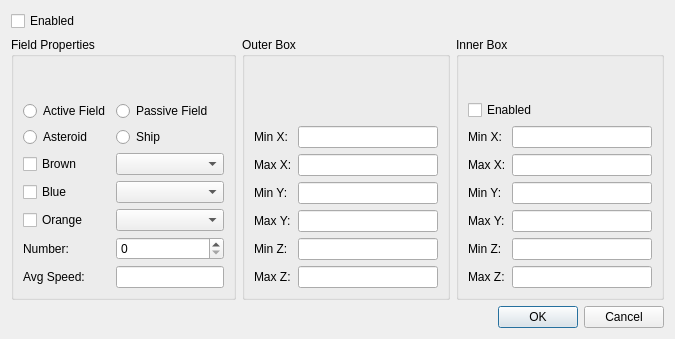
<?xml version="1.0" encoding="UTF-8"?>
<ui version="4.0">
 <class>fso::fred::dialogs::AsteroidEditorDialog</class>
 <widget class="QDialog" name="fso::fred::dialogs::AsteroidEditorDialog">
  <property name="geometry">
   <rect>
    <x>0</x>
    <y>0</y>
    <width>675</width>
    <height>339</height>
   </rect>
  </property>
  <property name="sizePolicy">
   <sizepolicy hsizetype="Preferred" vsizetype="Preferred">
    <horstretch>0</horstretch>
    <verstretch>0</verstretch>
   </sizepolicy>
  </property>
  <property name="minimumSize">
   <size>
    <width>0</width>
    <height>0</height>
   </size>
  </property>
  <property name="windowTitle">
   <string>Debris Field Editor</string>
  </property>
  <layout class="QGridLayout" name="gridLayout">
   <item row="0" column="0">
    <widget class="QCheckBox" name="enabled">
     <property name="text">
      <string>Enabled</string>
     </property>
    </widget>
   </item>
   <item row="1" column="0">
    <layout class="QHBoxLayout" name="mainLayout">
     <item>
      <widget class="QGroupBox" name="fieldProperties">
       <property name="enabled">
        <bool>true</bool>
       </property>
       <property name="accessibleName">
        <string>Field Properties</string>
       </property>
       <property name="title">
        <string>Field Properties</string>
       </property>
       <layout class="QGridLayout" name="gridLayout_4">
        <item row="2" column="0">
         <widget class="QRadioButton" name="radioButtonActiveField">
          <property name="text">
           <string>Active Field</string>
          </property>
          <attribute name="buttonGroup">
           <string notr="true">radioActivePassive</string>
          </attribute>
         </widget>
        </item>
        <item row="2" column="2">
         <widget class="QRadioButton" name="radioButtonPassiveField">
          <property name="text">
           <string>Passive Field</string>
          </property>
          <attribute name="buttonGroup">
           <string notr="true">radioActivePassive</string>
          </attribute>
         </widget>
        </item>
        <item row="4" column="0">
         <widget class="QRadioButton" name="radioButtonAsteroid">
          <property name="text">
           <string>Asteroid</string>
          </property>
          <attribute name="buttonGroup">
           <string notr="true">radioAsteroidShip</string>
          </attribute>
         </widget>
        </item>
        <item row="4" column="2">
         <widget class="QRadioButton" name="radioButtonShip">
          <property name="text">
           <string>Ship</string>
          </property>
          <attribute name="buttonGroup">
           <string notr="true">radioAsteroidShip</string>
          </attribute>
         </widget>
        </item>
        <item row="6" column="0">
         <widget class="QCheckBox" name="checkBoxBrown">
          <property name="text">
           <string>Brown</string>
          </property>
         </widget>
        </item>
        <item row="8" column="0">
         <widget class="QCheckBox" name="checkBoxBlue">
          <property name="text">
           <string>Blue</string>
          </property>
         </widget>
        </item>
        <item row="10" column="0">
         <widget class="QCheckBox" name="checkBoxOrange">
          <property name="text">
           <string>Orange</string>
          </property>
         </widget>
        </item>
        <item row="6" column="2">
         <widget class="QComboBox" name="debris0"/>
        </item>
        <item row="8" column="2">
         <widget class="QComboBox" name="debris1"/>
        </item>
        <item row="10" column="2">
         <widget class="QComboBox" name="debris2"/>
        </item>
        <item row="12" column="0">
         <widget class="QLabel" name="labelNumber">
          <property name="text">
           <string>Number:</string>
          </property>
         </widget>
        </item>
        <item row="12" column="2">
         <widget class="QSpinBox" name="spinBoxNumber"/>
        </item>
        <item row="13" column="0">
         <widget class="QLabel" name="labelAvgSpeed">
          <property name="text">
           <string>Avg Speed:</string>
          </property>
         </widget>
        </item>
        <item row="13" column="2">
         <widget class="QLineEdit" name="lineEditAvgSpeed"/>
        </item>
        <item row="1" column="0">
         <spacer name="verticalSpacerFieldProperties">
          <property name="orientation">
           <enum>Qt::Vertical</enum>
          </property>
          <property name="sizeHint" stdset="0">
           <size>
            <width>20</width>
            <height>40</height>
           </size>
          </property>
         </spacer>
        </item>
       </layout>
      </widget>
     </item>
     <item>
      <widget class="QGroupBox" name="outerBox">
       <property name="title">
        <string>Outer Box</string>
       </property>
       <layout class="QGridLayout" name="gridLayout_2">
        <item row="1" column="0">
         <widget class="QLabel" name="label_obox_minX">
          <property name="text">
           <string>Min X:</string>
          </property>
         </widget>
        </item>
        <item row="1" column="1">
         <widget class="QLineEdit" name="lineEdit_obox_minX"/>
        </item>
        <item row="4" column="0">
         <widget class="QLabel" name="label_obox_maxX">
          <property name="text">
           <string>Max X:</string>
          </property>
         </widget>
        </item>
        <item row="4" column="1">
         <widget class="QLineEdit" name="lineEdit_obox_maxX"/>
        </item>
        <item row="5" column="0">
         <widget class="QLabel" name="label_obox_minY">
          <property name="text">
           <string>Min Y:</string>
          </property>
         </widget>
        </item>
        <item row="5" column="1">
         <widget class="QLineEdit" name="lineEdit_obox_minY"/>
        </item>
        <item row="6" column="0">
         <widget class="QLabel" name="label_obox_maxY">
          <property name="text">
           <string>Max Y:</string>
          </property>
         </widget>
        </item>
        <item row="6" column="1">
         <widget class="QLineEdit" name="lineEdit_obox_maxY"/>
        </item>
        <item row="8" column="0">
         <widget class="QLabel" name="label_obox_minZ">
          <property name="text">
           <string>Min Z:</string>
          </property>
         </widget>
        </item>
        <item row="8" column="1">
         <widget class="QLineEdit" name="lineEdit_obox_minZ"/>
        </item>
        <item row="10" column="0">
         <widget class="QLabel" name="label_obox_maxZ">
          <property name="text">
           <string>Max Z:</string>
          </property>
         </widget>
        </item>
        <item row="10" column="1">
         <widget class="QLineEdit" name="lineEdit_obox_maxZ"/>
        </item>
        <item row="0" column="1">
         <spacer name="verticalSpacerOuterBox">
          <property name="orientation">
           <enum>Qt::Vertical</enum>
          </property>
          <property name="sizeHint" stdset="0">
           <size>
            <width>20</width>
            <height>40</height>
           </size>
          </property>
         </spacer>
        </item>
       </layout>
      </widget>
     </item>
     <item>
      <widget class="QGroupBox" name="innerBox">
       <property name="title">
        <string>Inner Box</string>
       </property>
       <layout class="QGridLayout" name="gridLayout_3">
        <item row="1" column="0" colspan="2">
         <widget class="QCheckBox" name="innerBoxEnabled">
          <property name="text">
           <string>Enabled</string>
          </property>
         </widget>
        </item>
        <item row="2" column="0">
         <widget class="QLabel" name="label_ibox_minX">
          <property name="text">
           <string>Min X:</string>
          </property>
         </widget>
        </item>
        <item row="2" column="1">
         <widget class="QLineEdit" name="lineEdit_ibox_minX"/>
        </item>
        <item row="4" column="0">
         <widget class="QLabel" name="label_ibox_maxX">
          <property name="text">
           <string>Max X:</string>
          </property>
         </widget>
        </item>
        <item row="4" column="1">
         <widget class="QLineEdit" name="lineEdit_ibox_maxX"/>
        </item>
        <item row="6" column="0">
         <widget class="QLabel" name="label_ibox_minY">
          <property name="text">
           <string>Min Y:</string>
          </property>
         </widget>
        </item>
        <item row="6" column="1">
         <widget class="QLineEdit" name="lineEdit_ibox_minY"/>
        </item>
        <item row="7" column="0">
         <widget class="QLabel" name="label_ibox_maxY">
          <property name="text">
           <string>Max Y:</string>
          </property>
         </widget>
        </item>
        <item row="7" column="1">
         <widget class="QLineEdit" name="lineEdit_ibox_maxY"/>
        </item>
        <item row="8" column="0">
         <widget class="QLabel" name="label_ibox_minZ">
          <property name="text">
           <string>Min Z:</string>
          </property>
         </widget>
        </item>
        <item row="8" column="1">
         <widget class="QLineEdit" name="lineEdit_ibox_minZ"/>
        </item>
        <item row="10" column="0">
         <widget class="QLabel" name="label_ibox_maxZ">
          <property name="text">
           <string>Max Z:</string>
          </property>
         </widget>
        </item>
        <item row="10" column="1">
         <widget class="QLineEdit" name="lineEdit_ibox_maxZ"/>
        </item>
        <item row="0" column="0">
         <spacer name="verticalSpacerInnerBox">
          <property name="orientation">
           <enum>Qt::Vertical</enum>
          </property>
          <property name="sizeHint" stdset="0">
           <size>
            <width>20</width>
            <height>40</height>
           </size>
          </property>
         </spacer>
        </item>
       </layout>
      </widget>
     </item>
    </layout>
   </item>
   <item row="2" column="0">
    <widget class="QDialogButtonBox" name="dialogButtonBox">
     <property name="standardButtons">
      <set>QDialogButtonBox::Cancel|QDialogButtonBox::Ok</set>
     </property>
    </widget>
   </item>
  </layout>
 </widget>
 <resources/>
 <connections>
  <connection>
   <sender>dialogButtonBox</sender>
   <signal>accepted()</signal>
   <receiver>fso::fred::dialogs::AsteroidEditorDialog</receiver>
   <slot>accept()</slot>
   <hints>
    <hint type="sourcelabel">
     <x>337</x>
     <y>317</y>
    </hint>
    <hint type="destinationlabel">
     <x>337</x>
     <y>169</y>
    </hint>
   </hints>
  </connection>
  <connection>
   <sender>dialogButtonBox</sender>
   <signal>rejected()</signal>
   <receiver>fso::fred::dialogs::AsteroidEditorDialog</receiver>
   <slot>reject()</slot>
   <hints>
    <hint type="sourcelabel">
     <x>337</x>
     <y>317</y>
    </hint>
    <hint type="destinationlabel">
     <x>337</x>
     <y>169</y>
    </hint>
   </hints>
  </connection>
 </connections>
 <buttongroups>
  <buttongroup name="radioActivePassive"/>
  <buttongroup name="radioAsteroidShip"/>
 </buttongroups>
</ui>
